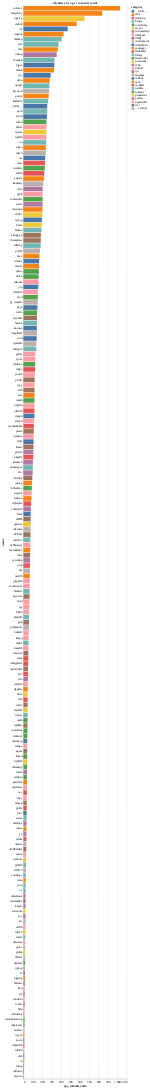

Notebook code cell kept with this figure:
### Markdown cell above
## Modules sorted by age / commits
What modules are the cheapest* to maintain over time*?

### Code cell
df["age_commit_ratio"] = df["age"] / df["commit_count"]

import altair as alt

alt.Chart(df).mark_bar().encode(
    alt.Y("name:N", sort="-x"),
    alt.X("age_commit_ratio:Q"),
    alt.Color("category"),
    tooltip=["name", "age_commit_ratio"]
).properties(
    title="Modules by age / commit count"
)

### Figure 1 — Vega-Lite specification as saved in the notebook (floating-point values rounded to 4 significant figures; data arrays with more than 128 entries replaced by an {"elided": "..."} marker saying what was removed)
{"config": {"view": {"continuousWidth": 400, "continuousHeight": 300}}, "data": {"name": "data-eef347ab5a519270e6c9548cb42b64c4"}, "mark": "bar", "encoding": {"color": {"type": "nominal", "field": "category"}, "tooltip": [{"type": "nominal", "field": "name"}, {"type": "quantitative", "field": "age_commit_ratio"}], "x": {"type": "quantitative", "field": "age_commit_ratio"}, "y": {"type": "nominal", "field": "name", "sort": "-x"}}, "title": "Modules by age / commit count", "$schema": "https://vega.github.io/schema/vega-lite/v4.8.1.json", "datasets": {"data-eef347ab5a519270e6c9548cb42b64c4": {"elided": "208 records"}}}
